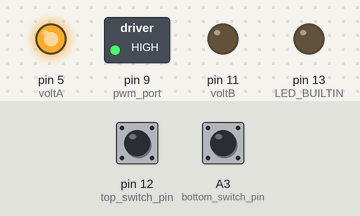
Recording of a sketch running on a simulated Arduino Uno, built with avr-gcc and run on an emulated ATmega328P. Shown: switched loads named in the sketch (green lamp = pin HIGH), output pins drawn as LEDs (lit = HIGH). The inputs (shaded band) are chosen by the test bench; at power-on: A3 (bottom_switch_pin) HIGH, pin 12 (top_switch_pin) HIGH.

Above: at 1.2 s.
1.3 s: A3 (bottom_switch_pin) pulled LOW for 0.15 s
At 2.7 s:
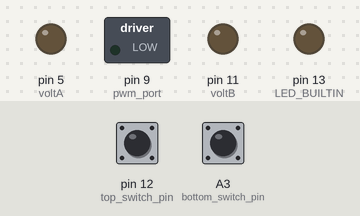
At 7.1 s:
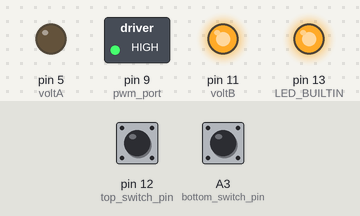
7.4 s: pin 12 (top_switch_pin) pulled LOW for 0.15 s
At 8.6 s:
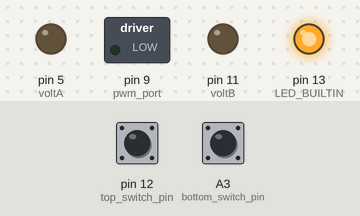
Timing chart, 0 to 13.9 s (numbered marks = the images above; inputs shaded):
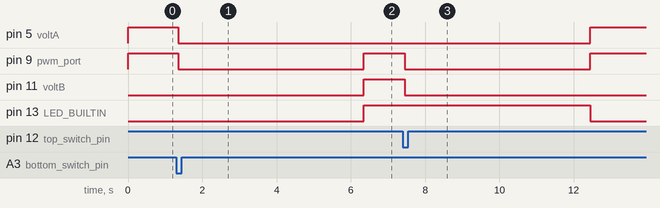

The sketch:

Motor-Limit-Switch-Delay-Test.ino
```cpp
#include <ezButton.h>

// Define motor control pins
const int voltA = 5;
const int voltB = 11;
const int pwm_port = 9;
const int duty_cycle = 255;

// Define switch pins
const int top_switch_pin = 12;
const int bottom_switch_pin = A3;

// Initialize switches with debounce
ezButton top_switch(top_switch_pin);
ezButton bottom_switch(bottom_switch_pin);

// Timers for submerging and surfacing
const unsigned long WAIT_TIME = 5000; // Wait for 5 secs
unsigned long state_timer = 0;

// Enum for motor direction
enum Motor_Direction {
  CLOCKWISE,
  COUNTERCLOCKWISE,
  STALLED
};

Motor_Direction motor_direction = STALLED; // Default motor state

// State Machine for Motor Operation
enum Motor_State {
  IDLE,
  MOVING_DOWN,
  WAITING_BOTTOM,
  MOVING_UP,
  WAITING_TOP
};

Motor_State motor_state = IDLE;

void setup() {
  // Configure switches with debouncing
  top_switch.setDebounceTime(50);
  bottom_switch.setDebounceTime(50);

  // Set motor control pins as outputs
  pinMode(voltA, OUTPUT);
  pinMode(voltB, OUTPUT);
  pinMode(pwm_port, OUTPUT);

  // Configure built-in LED for status indication
  pinMode(LED_BUILTIN, OUTPUT);

  // Set switch pins as inputs with pull-up resistors
  pinMode(top_switch_pin, INPUT_PULLUP);
  pinMode(bottom_switch_pin, INPUT_PULLUP);

  bottom_switch.loop(); // Ensure we get an initial state read

  // Initial motor setup: move down if not at the bottom
  if (!bottom_switch.isPressed()) {
    motor_state = MOVING_DOWN;
    motor_direction = CLOCKWISE;
  } else {
    motor_state = IDLE;
    motor_direction = STALLED;
  }

  controlMotor();
}

void loop() {
  // Update button states
  top_switch.loop();
  bottom_switch.loop();

  // Read switch states
  bool top_pressed = top_switch.isPressed();
  bool bottom_pressed = bottom_switch.isPressed();

  // Get current time for timing logic
  unsigned long current_time = millis();

  // State machine for motor operation
  switch (motor_state) {
    case IDLE:
      // if bottom switch is not pressed, start moving down
      if (!bottom_pressed) {
        motor_state = MOVING_DOWN;
        motor_direction = CLOCKWISE;
      }
      break;

    case MOVING_DOWN:
      // stop when the bottom switch is pressed
      if (bottom_pressed) {
        motor_state = WAITING_BOTTOM;
        motor_direction = STALLED;
        state_timer = current_time;
      }
      break;

    case WAITING_BOTTOM:
      // wait 5 seconds before moving up
      if (current_time - state_timer >= WAIT_TIME) {
        motor_state = MOVING_UP;
        motor_direction = COUNTERCLOCKWISE;
      }
      break;

    case MOVING_UP:
      // stop when the top switch is pressed
      if (top_pressed) {
        motor_state = WAITING_TOP;
        motor_direction = STALLED;
        state_timer = current_time;
      }
      break;

    case WAITING_TOP:
      // wait 5 seconds before moving down
      if (current_time - state_timer >= WAIT_TIME) {
        motor_state = MOVING_DOWN;
        motor_direction = CLOCKWISE;
      }
      break;
  }

  // Control the motor based on the direction
  controlMotor();
}

void controlMotor() {
  switch (motor_direction) {
    case CLOCKWISE:
      digitalWrite(LED_BUILTIN, LOW);
      digitalWrite(voltA, HIGH);
      digitalWrite(voltB, LOW);
      analogWrite(pwm_port, duty_cycle);
      break;

    case COUNTERCLOCKWISE:
      digitalWrite(LED_BUILTIN, HIGH);
      digitalWrite(voltA, LOW);
      digitalWrite(voltB, HIGH);
      analogWrite(pwm_port, duty_cycle);
      break;

    case STALLED:
    default:
      digitalWrite(voltA, LOW);
      digitalWrite(voltB, LOW);
      analogWrite(pwm_port, 0);
      break;
  }
}
```

Measured:
- after the input at 1.3 s, pin 5 (voltA): HIGH → LOW after 0.05 s; pin 9 (pwm_port): HIGH → LOW after 0.05 s, → HIGH 5.0 s later; pin 11 (voltB), pin 13 (LED_BUILTIN): LOW → HIGH after 5.0 s
- after the input at 7.4 s, pin 5 (voltA): LOW → HIGH after 5.0 s; pin 9 (pwm_port): HIGH → LOW after 0.05 s, → HIGH 5.0 s later; pin 11 (voltB): HIGH → LOW after 0.05 s; pin 13 (LED_BUILTIN): HIGH → LOW after 5.0 s
